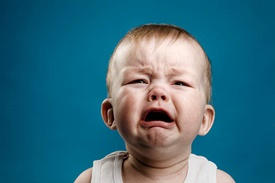
#> input picture PatternOffline2/TemplateMatching/baby.jpg, 275 x 183 px
$ python _one.py
#> lines starting #> are read from the running program, lines starting #| are printed output that depends on the picture; long printed decimals are rounded
### PatternOffline2/TemplateMatching/common.py
import matplotlib.patches as patches
import matplotlib.pyplot as plt
import numpy as np
from PIL import Image
import cv2

def get_img_arrays(test_image, ref_image):
#> called with test_image = 'baby.jpg', ref_image = 'babyr.jpg'
    test = cv2.imread(test_image, cv2.IMREAD_GRAYSCALE) / 255.0
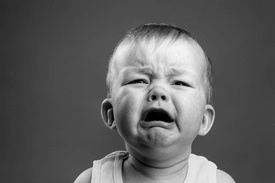
#> test: shape (183, 275) float64; min 0, max 0.965, mean 0.371
    ref = cv2.imread(ref_image, cv2.IMREAD_GRAYSCALE)   /255.0
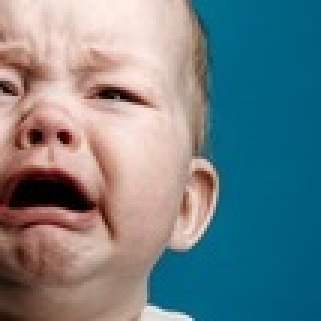
#> input picture PatternOffline2/TemplateMatching/babyr.jpg, 107 x 107 px (shown 3 times larger)
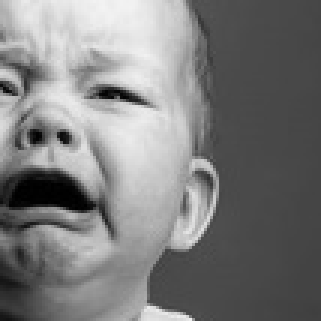
#> ref: shape (107, 107) float64 (shown 3 times larger); min 0, max 0.953, mean 0.488
    return test, ref

# [4 lines left out: function get_img_arrays_int, not called in this run]


def cost(test, ref, i, j):
    temp = test[i:i+ref.shape[0], j:j+ref.shape[1]]
    #print(j, i)
    return np.sum(np.square(temp - ref))


def show_img(test_image,ref_image, coord): # coord = (x, y)
    test = np.array(Image.open(test_image), dtype=np.uint8)
    ref = np.array(Image.open(ref_image), dtype=np.uint8)
    # Create figure and axes
    fig,ax = plt.subplots(1,3, gridspec_kw = {'width_ratios':[ref.shape[1], test.shape[1],test.shape[1]]})
    ax[0].set_title('Ref. image')
    ax[1].set_title('Test image')
    ax[2].set_title('Coord. in Test image')
    # Display the image
    ax[0].imshow(ref) #, shape=imarray.shape[:2])
    ax[1].imshow(test) #, shape=imarray2.shape[:2])
    ax[2].imshow(test)
    # Create a Rectangle patch
    rect = patches.Rectangle( coord,ref.shape[1],ref.shape[0],linewidth=2,edgecolor='r',facecolor='none')
    # Add the patch to the Axes
    ax[2].add_patch(rect)
    plt.show()

### PatternOffline2/TemplateMatching/_one.py
import numpy as np
import time
from common import show_img, cost, get_img_arrays, get_img_arrays_int

def find_template_exhaustive(test, ref):
    st = time.time()
    then = st
    d_thresh = ref.shape[0] * ref.shape[1] * 0.001
#> d_thresh = 11.45
    #Each pixel was an integer from 0 to 255 before we normalized them. So minimum difference between
    #two pixels is 1/255 = 0.0039.. becomes 0.000015... if squared. And we are allowing average squared difference
    #of 0.001

    print('Acceptable cost value:', d_thresh)
#| Acceptable cost value: 11.449
    coord = (0, 0)
    d = float('inf')
    max_h, max_w =  test.shape[0]- ref.shape[0], test.shape[1] - ref.shape[1]
#> max_h = 76; max_w = 168

    after_print = 0
    for i in range(0, max_h + 1):  # from 0 to test_h - ref_h
        #log---------
        if after_print > 1000:
            now = time.time()
            if now - then > 1:
                print('Scanning in row', i, '... d=', d)
                then = now
                after_print = 0
        ###logend-----

        for j in range(0, max_w + 1):  # from 0 to test_w - ref_w
            d_cur = cost(test, ref, i, j)
            if d_cur < d:
                d = d_cur
                coord = (j, i)
                if d<d_thresh:
                    return coord, False, time.time() - st
        after_print += max_w
#> this loop made 53 passes
#> after_print on passes 1 to 12: 168, 336, 504, 672, 840, 1008, 1176, 1344, 1512, 1680, 1848, 2016
#> pass 1, in cost, `temp = test[i:i+ref.shape[0], j:j+ref.shape[1]]`:
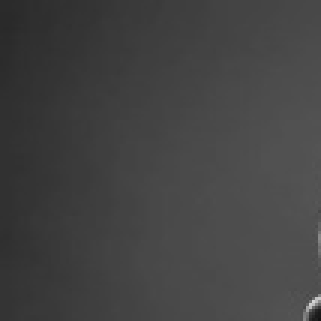
#> temp: shape (107, 107) float64 (shown 3 times larger); min 0.0784, max 0.831, mean 0.261
#> after the loop, after_print = 8736; coord = (142, 52); d = 0.338; now = 1.8e+09; then = 1.8e+09

    return coord, True, time.time() - st

def run(test_image, ref_image):
    test, ref = get_img_arrays(test_image, ref_image)

    coord , completed,  time_diff = find_template_exhaustive(test, ref)
#> coord = (142, 52); completed = False; time_diff = 0.842
    print('Program ended', completed * 'normally.', (not completed) * 'at accepted cost.')
#| Program ended  at accepted cost.
    print('Ans:', coord, "Time taken: {} seconds".format(time_diff))
#| Ans: (142, 52) Time taken: 0.8424 seconds
    show_img(test_image, ref_image, coord)
#> in show_img, `plt.show()`:
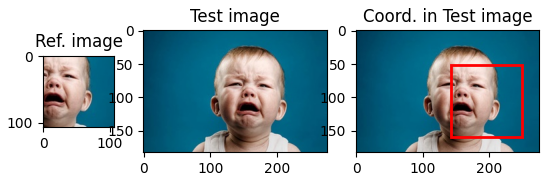
#> figure drawn by matplotlib, 3 panels

def main():
    run('baby.jpg', 'babyr.jpg')

if __name__ == '__main__':
    main()
